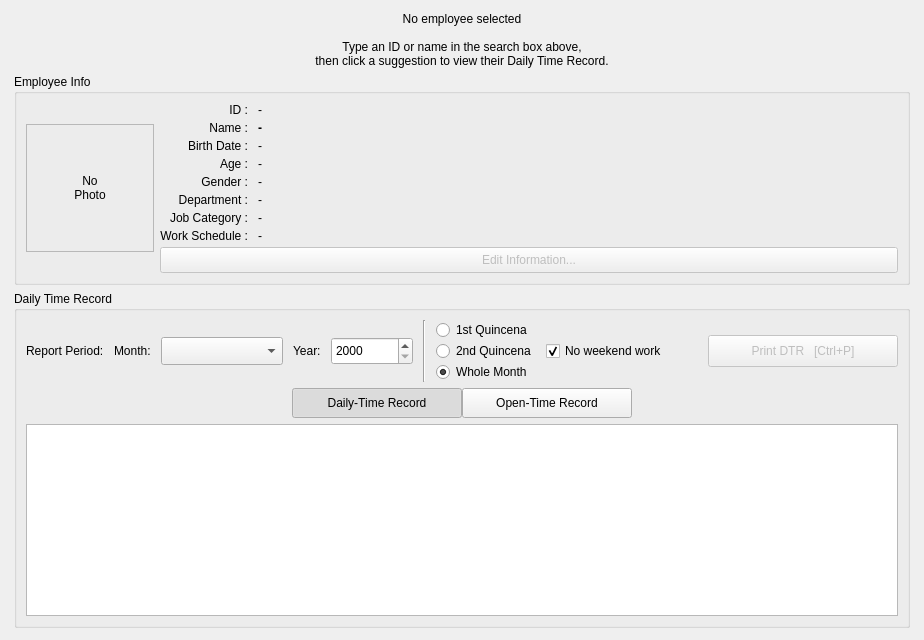
         <widget class="QWidget" name="pageDtr">
          <layout class="QVBoxLayout" name="pageDtrLayout">
           <property name="leftMargin">
            <number>14</number>
           </property>
           <property name="topMargin">
            <number>12</number>
           </property>
           <property name="rightMargin">
            <number>14</number>
           </property>
           <property name="bottomMargin">
            <number>12</number>
           </property>
           <item>
            <widget class="QLabel" name="lblEmptyState">
             <property name="text">
              <string>No employee selected

Type an ID or name in the search box above,
then click a suggestion to view their Daily Time Record.</string>
             </property>
             <property name="alignment">
              <set>Qt::AlignmentFlag::AlignCenter</set>
             </property>
             <property name="wordWrap">
              <bool>true</bool>
             </property>
            </widget>
           </item>
           <item>
            <widget class="QGroupBox" name="grpDetails">
             <property name="maximumSize">
              <size>
               <width>16777215</width>
               <height>282</height>
              </size>
             </property>
             <property name="title">
              <string>Employee Info</string>
             </property>
             <layout class="QHBoxLayout" name="detailsOuter">
              <item>
               <widget class="QLabel" name="lblPhoto">
                <property name="minimumSize">
                 <size>
                  <width>128</width>
                  <height>128</height>
                 </size>
                </property>
                <property name="maximumSize">
                 <size>
                  <width>128</width>
                  <height>128</height>
                 </size>
                </property>
                <property name="frameShape">
                 <enum>QFrame::Shape::StyledPanel</enum>
                </property>
                <property name="text">
                 <string>No
Photo</string>
                </property>
                <property name="alignment">
                 <set>Qt::AlignmentFlag::AlignCenter</set>
                </property>
               </widget>
              </item>
              <item>
               <layout class="QGridLayout" name="gridDetails" columnstretch="0,1">
                <property name="horizontalSpacing">
                 <number>10</number>
                </property>
                <property name="verticalSpacing">
                 <number>4</number>
                </property>
                <item row="0" column="0">
                 <widget class="QLabel" name="capId">
                  <property name="text">
                   <string>ID :</string>
                  </property>
                  <property name="alignment">
                   <set>Qt::AlignmentFlag::AlignRight|Qt::AlignmentFlag::AlignTrailing|Qt::AlignmentFlag::AlignVCenter</set>
                  </property>
                 </widget>
                </item>
                <item row="0" column="1">
                 <widget class="QLabel" name="valId">
                  <property name="text">
                   <string>-</string>
                  </property>
                 </widget>
                </item>
                <item row="1" column="0">
                 <widget class="QLabel" name="capName">
                  <property name="text">
                   <string>Name :</string>
                  </property>
                  <property name="alignment">
                   <set>Qt::AlignmentFlag::AlignRight|Qt::AlignmentFlag::AlignTrailing|Qt::AlignmentFlag::AlignVCenter</set>
                  </property>
                 </widget>
                </item>
                <item row="1" column="1">
                 <widget class="QLabel" name="valName">
                  <property name="font">
                   <font>
                    <bold>true</bold>
                   </font>
                  </property>
                  <property name="text">
                   <string>-</string>
                  </property>
                 </widget>
                </item>
                <item row="2" column="0">
                 <widget class="QLabel" name="capBirth">
                  <property name="text">
                   <string>Birth Date :</string>
                  </property>
                  <property name="alignment">
                   <set>Qt::AlignmentFlag::AlignRight|Qt::AlignmentFlag::AlignTrailing|Qt::AlignmentFlag::AlignVCenter</set>
                  </property>
                 </widget>
                </item>
                <item row="2" column="1">
                 <widget class="QLabel" name="valBirth">
                  <property name="text">
                   <string>-</string>
                  </property>
                 </widget>
                </item>
                <item row="3" column="0">
                 <widget class="QLabel" name="capAge">
                  <property name="text">
                   <string>Age :</string>
                  </property>
                  <property name="alignment">
                   <set>Qt::AlignmentFlag::AlignRight|Qt::AlignmentFlag::AlignTrailing|Qt::AlignmentFlag::AlignVCenter</set>
                  </property>
                 </widget>
                </item>
                <item row="3" column="1">
                 <widget class="QLabel" name="valAge">
                  <property name="text">
                   <string>-</string>
                  </property>
                 </widget>
                </item>
                <item row="4" column="0">
                 <widget class="QLabel" name="capGender">
                  <property name="text">
                   <string>Gender :</string>
                  </property>
                  <property name="alignment">
                   <set>Qt::AlignmentFlag::AlignRight|Qt::AlignmentFlag::AlignTrailing|Qt::AlignmentFlag::AlignVCenter</set>
                  </property>
                 </widget>
                </item>
                <item row="4" column="1">
                 <widget class="QLabel" name="valGender">
                  <property name="text">
                   <string>-</string>
                  </property>
                 </widget>
                </item>
                <item row="5" column="0">
                 <widget class="QLabel" name="capDept">
                  <property name="text">
                   <string>Department :</string>
                  </property>
                  <property name="alignment">
                   <set>Qt::AlignmentFlag::AlignRight|Qt::AlignmentFlag::AlignTrailing|Qt::AlignmentFlag::AlignVCenter</set>
                  </property>
                 </widget>
                </item>
                <item row="5" column="1">
                 <widget class="QLabel" name="valDept">
                  <property name="text">
                   <string>-</string>
                  </property>
                 </widget>
                </item>
                <item row="6" column="0">
                 <widget class="QLabel" name="capJob">
                  <property name="text">
                   <string>Job Category :</string>
                  </property>
                  <property name="alignment">
                   <set>Qt::AlignmentFlag::AlignRight|Qt::AlignmentFlag::AlignTrailing|Qt::AlignmentFlag::AlignVCenter</set>
                  </property>
                 </widget>
                </item>
                <item row="6" column="1">
                 <widget class="QLabel" name="valJob">
                  <property name="text">
                   <string>-</string>
                  </property>
                 </widget>
                </item>
                <item row="7" column="0">
                 <widget class="QLabel" name="capWorkMode">
                  <property name="text">
                   <string>Work Schedule :</string>
                  </property>
                  <property name="alignment">
                   <set>Qt::AlignmentFlag::AlignRight|Qt::AlignmentFlag::AlignTrailing|Qt::AlignmentFlag::AlignVCenter</set>
                  </property>
                 </widget>
                </item>
                <item row="7" column="1">
                 <widget class="QLabel" name="valWorkMode">
                  <property name="text">
                   <string>-</string>
                  </property>
                 </widget>
                </item>
                <item row="8" column="0" colspan="2">
                 <widget class="QPushButton" name="btnEdit">
                  <property name="enabled">
                   <bool>false</bool>
                  </property>
                  <property name="minimumSize">
                   <size>
                    <width>0</width>
                    <height>26</height>
                   </size>
                  </property>
                  <property name="text">
                   <string>Edit Information...</string>
                  </property>
                 </widget>
                </item>
               </layout>
              </item>
             </layout>
            </widget>
           </item>
           <item>
            <widget class="QGroupBox" name="grpReport">
             <property name="title">
              <string>Daily Time Record</string>
             </property>
             <layout class="QVBoxLayout" name="reportLayout">
              <item>
               <layout class="QHBoxLayout" name="periodRow">
                <property name="spacing">
                 <number>10</number>
                </property>
                <item>
                 <widget class="QLabel" name="lblPeriodCap">
                  <property name="text">
                   <string>Report Period:</string>
                  </property>
                 </widget>
                </item>
                <item>
                 <widget class="QLabel" name="lblMonth">
                  <property name="text">
                   <string>Month:</string>
                  </property>
                 </widget>
                </item>
                <item>
                 <widget class="QComboBox" name="cboMonth">
                  <property name="minimumSize">
                   <size>
                    <width>122</width>
                    <height>28</height>
                   </size>
                  </property>
                 </widget>
                </item>
                <item>
                 <widget class="QLabel" name="lblYear">
                  <property name="text">
                   <string>Year:</string>
                  </property>
                 </widget>
                </item>
                <item>
                 <widget class="QSpinBox" name="spinYear">
                  <property name="minimumSize">
                   <size>
                    <width>82</width>
                    <height>28</height>
                   </size>
                  </property>
                  <property name="minimum">
                   <number>2000</number>
                  </property>
                  <property name="maximum">
                   <number>2100</number>
                  </property>
                 </widget>
                </item>
                <item>
                 <widget class="Line" name="perSep">
                  <property name="orientation">
                   <enum>Qt::Orientation::Vertical</enum>
                  </property>
                 </widget>
                </item>
                <item>
                 <layout class="QVBoxLayout" name="modeCol">
                  <property name="spacing">
                   <number>1</number>
                  </property>
                  <item>
                   <widget class="QRadioButton" name="rdoQ1">
                    <property name="text">
                     <string>1st Quincena</string>
                    </property>
                   </widget>
                  </item>
                  <item>
                   <widget class="QRadioButton" name="rdoQ2">
                    <property name="text">
                     <string>2nd Quincena</string>
                    </property>
                   </widget>
                  </item>
                  <item>
                   <widget class="QRadioButton" name="rdoWholeMonth">
                    <property name="text">
                     <string>Whole Month</string>
                    </property>
                    <property name="checked">
                     <bool>true</bool>
                    </property>
                   </widget>
                  </item>
                 </layout>
                </item>
                <item>
                 <widget class="QCheckBox" name="chkNoWeekend">
                  <property name="toolTip">
                   <string>Marks Saturday and Sunday as rest days. Available for MODE I employees only -- a MODE II, III or IV duty runs straight through the weekend, so those days are ordinary working rows.</string>
                  </property>
                  <property name="text">
                   <string>No weekend work</string>
                  </property>
                  <property name="checked">
                   <bool>true</bool>
                  </property>
                 </widget>
                </item>
                <item>
                 <spacer name="perSpacer">
                  <property name="orientation">
                   <enum>Qt::Orientation::Horizontal</enum>
                  </property>
                  <property name="sizeHint" stdset="0">
                   <size>
                    <width>30</width>
                    <height>20</height>
                   </size>
                  </property>
                 </spacer>
                </item>
                <item>
                 <widget class="QPushButton" name="btnPrint">
                  <property name="enabled">
                   <bool>false</bool>
                  </property>
                  <property name="minimumSize">
                   <size>
                    <width>190</width>
                    <height>32</height>
                   </size>
                  </property>
                  <property name="text">
                   <string>Print DTR   [Ctrl+P]</string>
                  </property>
                 </widget>
                </item>
               </layout>
              </item>
              <item>
               <layout class="QHBoxLayout" name="dtrViewTabRow">
                <property name="spacing">
                 <number>0</number>
                </property>
                <item>
                 <spacer name="dtrViewTabSpacerL">
                  <property name="orientation">
                   <enum>Qt::Orientation::Horizontal</enum>
                  </property>
                  <property name="sizeHint" stdset="0">
                   <size>
                    <width>40</width>
                    <height>20</height>
                   </size>
                  </property>
                 </spacer>
                </item>
                <item>
                 <widget class="QPushButton" name="btnViewDaily">
                  <property name="minimumSize">
                   <size>
                    <width>170</width>
                    <height>30</height>
                   </size>
                  </property>
                  <property name="text">
                   <string>Daily-Time Record</string>
                  </property>
                  <property name="checkable">
                   <bool>true</bool>
                  </property>
                  <property name="checked">
                   <bool>true</bool>
                  </property>
                 </widget>
                </item>
                <item>
                 <widget class="QPushButton" name="btnViewOpen">
                  <property name="minimumSize">
                   <size>
                    <width>170</width>
                    <height>30</height>
                   </size>
                  </property>
                  <property name="text">
                   <string>Open-Time Record</string>
                  </property>
                  <property name="checkable">
                   <bool>true</bool>
                  </property>
                 </widget>
                </item>
                <item>
                 <spacer name="dtrViewTabSpacerR">
                  <property name="orientation">
                   <enum>Qt::Orientation::Horizontal</enum>
                  </property>
                  <property name="sizeHint" stdset="0">
                   <size>
                    <width>40</width>
                    <height>20</height>
                   </size>
                  </property>
                 </spacer>
                </item>
               </layout>
              </item>
              <item>
               <widget class="QStackedWidget" name="stackDtrView">
                <property name="currentIndex">
                 <number>0</number>
                </property>
                <widget class="QWidget" name="pageViewDaily">
                 <layout class="QVBoxLayout" name="pageViewDailyLayout">
                  <property name="leftMargin">
                   <number>0</number>
                  </property>
                  <property name="topMargin">
                   <number>0</number>
                  </property>
                  <property name="rightMargin">
                   <number>0</number>
                  </property>
                  <property name="bottomMargin">
                   <number>0</number>
                  </property>
                  <item>
                   <widget class="QTableWidget" name="tblReport">
                    <property name="editTriggers">
                     <set>QAbstractItemView::EditTrigger::NoEditTriggers</set>
                    </property>
                    <property name="alternatingRowColors">
                     <bool>true</bool>
                    </property>
                    <property name="selectionBehavior">
                     <enum>QAbstractItemView::SelectionBehavior::SelectRows</enum>
                    </property>
                   </widget>
                  </item>
                 </layout>
                </widget>
                <widget class="QWidget" name="pageViewOpen">
                 <layout class="QVBoxLayout" name="pageViewOpenLayout">
                  <property name="leftMargin">
                   <number>0</number>
                  </property>
                  <property name="topMargin">
                   <number>0</number>
                  </property>
                  <property name="rightMargin">
                   <number>0</number>
                  </property>
                  <property name="bottomMargin">
                   <number>0</number>
                  </property>
                  <item>
                   <widget class="QTableWidget" name="tblOpenTime">
                    <property name="editTriggers">
                     <set>QAbstractItemView::EditTrigger::NoEditTriggers</set>
                    </property>
                    <property name="alternatingRowColors">
                     <bool>true</bool>
                    </property>
                    <property name="selectionBehavior">
                     <enum>QAbstractItemView::SelectionBehavior::SelectRows</enum>
                    </property>
                   </widget>
                  </item>
                 </layout>
                </widget>
               </widget>
              </item>
             </layout>
            </widget>
           </item>
          </layout>
         </widget>
